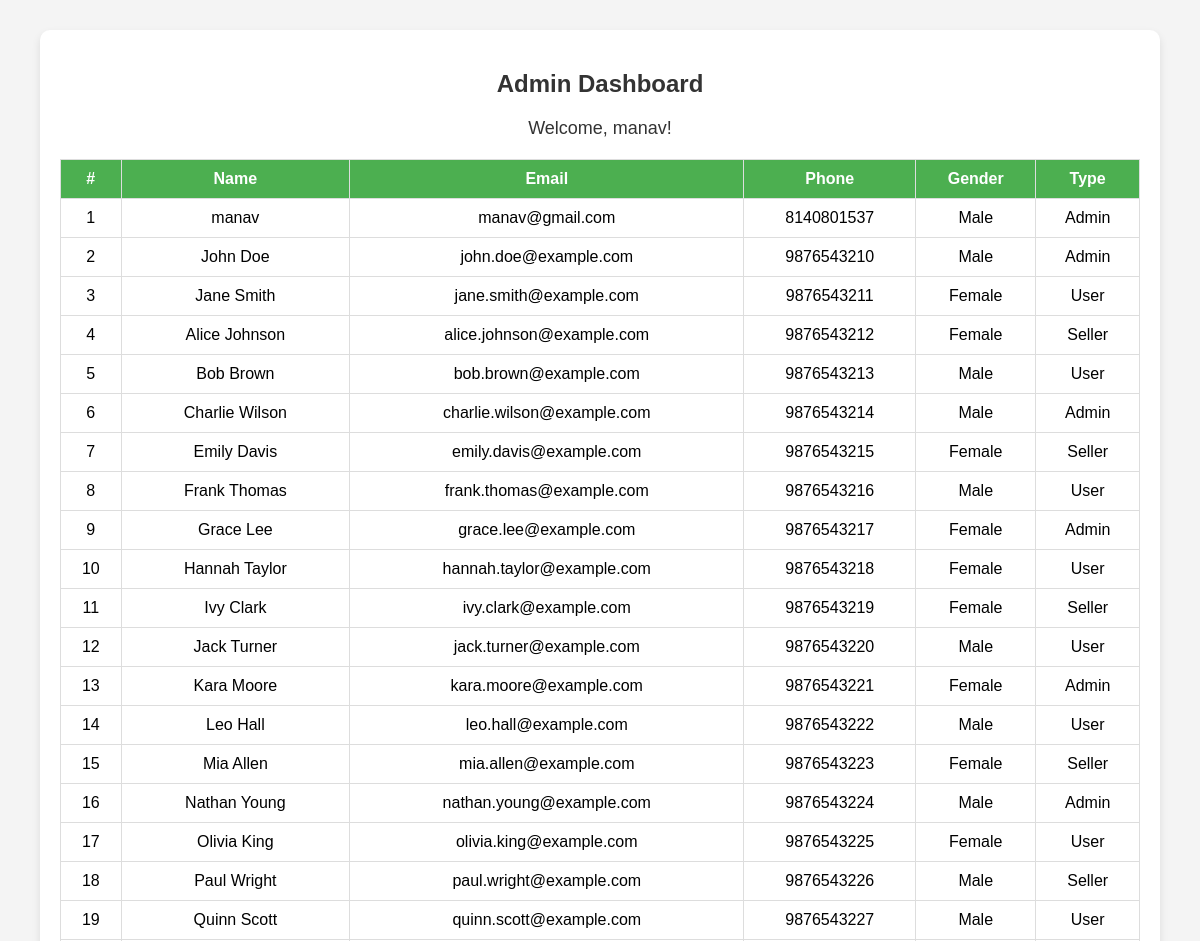
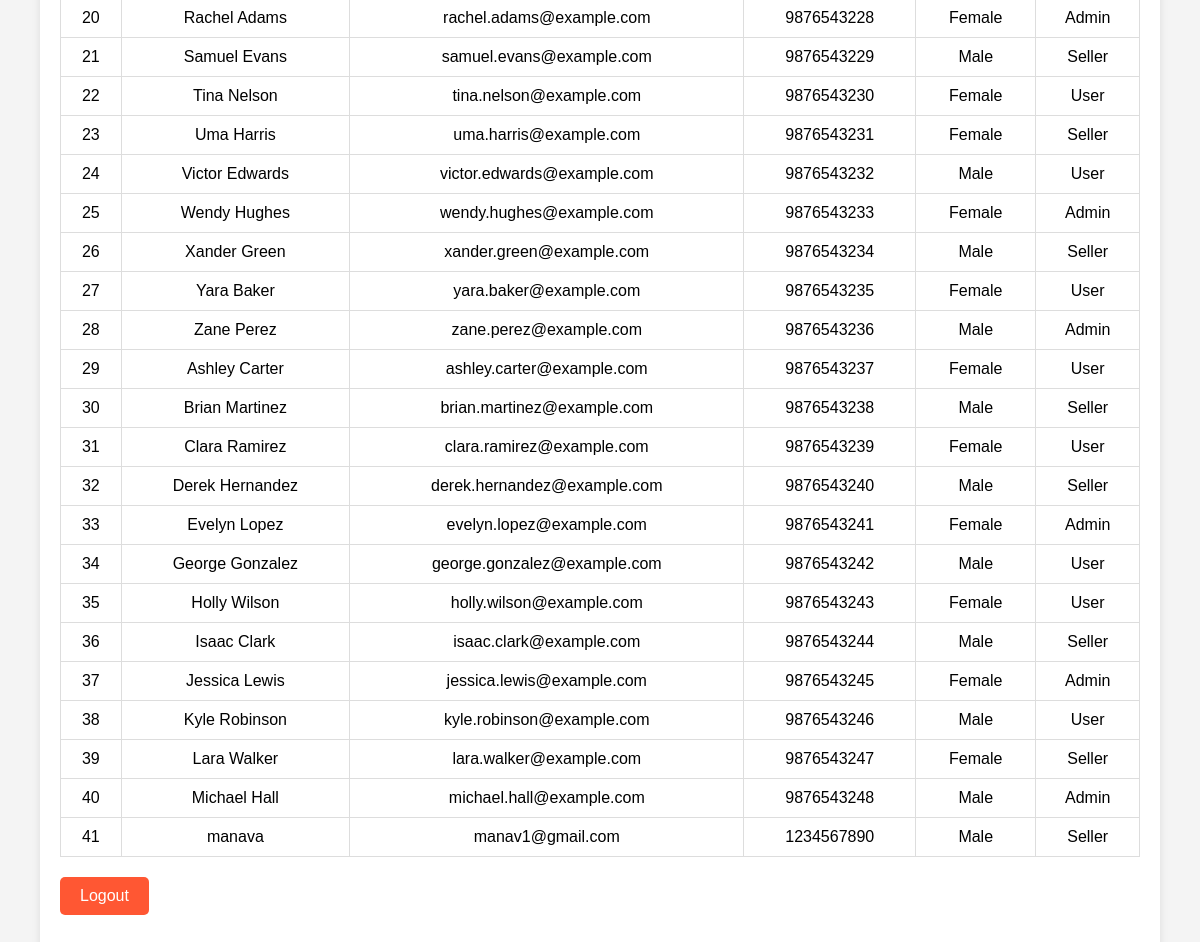
Screenshot of /Admin_welcome.php (signed in) with the database file from the repository (2 pictures, top to bottom).
### tables this page shows
CREATE TABLE `tbl_user` (
  `user_id` int(10) NOT NULL,
  `user_name` varchar(50) NOT NULL,
  `user_email` varchar(50) NOT NULL,
  `user_phone` varchar(15) NOT NULL,
  `user_gender` int(1) NOT NULL,
  `user_type` int(1) NOT NULL,
  `user_password` varchar(50) NOT NULL
);

### Admin_welcome.php (the view, shortened to what this page needs)
<?php
include 'db_connect.php';
$admin_name = $_SESSION['user_name'];
$sql = "SELECT user_id, user_name, user_email, user_phone, user_gender, user_type
        FROM tbl_user";
$result = $conn->query($sql);
?>
<!DOCTYPE html>
<html lang="en">
<head>
</head>
<body>
<div class="container">
    <h2>Admin Dashboard</h2>
    <p class="welcome">Welcome, <?php echo htmlspecialchars($admin_name); ?>!</p>
    <?php if ($result->num_rows > 0): ?>
        <table id="myTable" class="display">
            <thead>
                <tr>
                    <th>#</th>
                    <th>Name</th>
                    <th>Email</th>
                    <th>Phone</th>
                    <th>Gender</th>
                    <th>Type</th>
                </tr>
            </thead>
            <tbody>
                <?php
                $counter = 1;
                while ($row = $result->fetch_assoc()): ?>
                    <tr>
                        <td><?php echo $counter++; ?></td>
                        <td><?php echo htmlspecialchars($row['user_name']); ?></td>
                        <td><?php echo htmlspecialchars($row['user_email']); ?></td>
                        <td><?php echo htmlspecialchars($row['user_phone']); ?></td>
                        <td><?php echo $row['user_gender'] == 0 ? "Male" : "Female"; ?></td>
                        <td>
                            <?php
                            switch ($row['user_type']) {
                                case 0:
                                    echo "Admin";
                                    break;
                                case 1:
                                    echo "User ";
                                    break;
                                case 2:
                                    echo "Seller";
                                    break;
                            }
                            ?>
                        </td>
                    </tr>
                <?php endwhile; ?>
            </tbody>
        </table>
    <?php else: ?>
        <p>No users found.</p>
    <?php endif; ?>
    <form method="post">
        <button class="logout-btn" type="submit" name="logout">Logout</button>
    </form>
</div>
<link rel="stylesheet" href="//cdn.datatables.net/2.2.1/css/dataTables.dataTables.min.css">
</body>
</html>

### Admin_welcome.php (style rules this page uses)
body { font-family: Arial, sans-serif; background-color: #f4f4f4; margin: 0; padding: 0; }
.container { width: 90%; margin: 30px auto; background-color: #fff; padding: 20px; border-radius: 10px; box-shadow: 0 4px 8px rgba(0, 0, 0, 0.1); }
h2 { text-align: center; color: #333; }
table { width: 100%; border-collapse: collapse; margin-top: 20px; }
table th, table td { border: 1px solid #ddd; padding: 10px; text-align: center; }
table th { background-color: #4CAF50; color: white; }
.logout-btn { display: inline-block; margin: 20px auto; padding: 10px 20px; font-size: 16px; background-color: #FF5733; color: white; text-decoration: none; border: none; border-radius: 5px; cursor: pointer; }
.welcome { text-align: center; margin-bottom: 20px; font-size: 18px; color: #333; }

### rows the page displays
tbl_user: user_name "manav", user_email "manav@gmail.com", user_phone "8140801537", user_gender "Male", user_type "Admin"
tbl_user: user_name "John Doe", user_email "john.doe@example.com", user_phone "9876543210", user_gender "Male", user_type "Admin"
tbl_user: user_name "Jane Smith", user_email "jane.smith@example.com", user_phone "9876543211", user_gender "Female", user_type "User"
tbl_user: user_name "Alice Johnson", user_email "alice.johnson@example.com", user_phone "9876543212", user_gender "Female", user_type "Seller"
tbl_user: user_name "Bob Brown", user_email "bob.brown@example.com", user_phone "9876543213", user_gender "Male", user_type "User"
tbl_user: user_name "Charlie Wilson", user_email "charlie.wilson@example.com", user_phone "9876543214", user_gender "Male", user_type "Admin"
tbl_user: user_name "Emily Davis", user_email "emily.davis@example.com", user_phone "9876543215", user_gender "Female", user_type "Seller"
tbl_user: user_name "Frank Thomas", user_email "frank.thomas@example.com", user_phone "9876543216", user_gender "Male", user_type "User"
tbl_user: user_name "Grace Lee", user_email "grace.lee@example.com", user_phone "9876543217", user_gender "Female", user_type "Admin"
tbl_user: user_name "Hannah Taylor", user_email "hannah.taylor@example.com", user_phone "9876543218", user_gender "Female", user_type "User"
tbl_user: user_name "Ivy Clark", user_email "ivy.clark@example.com", user_phone "9876543219", user_gender "Female", user_type "Seller"
tbl_user: user_name "Jack Turner", user_email "jack.turner@example.com", user_phone "9876543220", user_gender "Male", user_type "User"
tbl_user: user_name "Kara Moore", user_email "kara.moore@example.com", user_phone "9876543221", user_gender "Female", user_type "Admin"
tbl_user: user_name "Leo Hall", user_email "leo.hall@example.com", user_phone "9876543222", user_gender "Male", user_type "User"
tbl_user: user_name "Mia Allen", user_email "mia.allen@example.com", user_phone "9876543223", user_gender "Female", user_type "Seller"
tbl_user: user_name "Nathan Young", user_email "nathan.young@example.com", user_phone "9876543224", user_gender "Male", user_type "Admin"
tbl_user: user_name "Olivia King", user_email "olivia.king@example.com", user_phone "9876543225", user_gender "Female", user_type "User"
tbl_user: user_name "Paul Wright", user_email "paul.wright@example.com", user_phone "9876543226", user_gender "Male", user_type "Seller"
tbl_user: user_name "Quinn Scott", user_email "quinn.scott@example.com", user_phone "9876543227", user_gender "Male", user_type "User"
tbl_user: user_name "Rachel Adams", user_email "rachel.adams@example.com", user_phone "9876543228", user_gender "Female", user_type "Admin"
tbl_user: user_name "Samuel Evans", user_email "samuel.evans@example.com", user_phone "9876543229", user_gender "Male", user_type "Seller"
tbl_user: user_name "Tina Nelson", user_email "tina.nelson@example.com", user_phone "9876543230", user_gender "Female", user_type "User"
tbl_user: user_name "Uma Harris", user_email "uma.harris@example.com", user_phone "9876543231", user_gender "Female", user_type "Seller"
tbl_user: user_name "Victor Edwards", user_email "victor.edwards@example.com", user_phone "9876543232", user_gender "Male", user_type "User"
tbl_user: user_name "Wendy Hughes", user_email "wendy.hughes@example.com", user_phone "9876543233", user_gender "Female", user_type "Admin"
tbl_user: user_name "Xander Green", user_email "xander.green@example.com", user_phone "9876543234", user_gender "Male", user_type "Seller"
tbl_user: user_name "Yara Baker", user_email "yara.baker@example.com", user_phone "9876543235", user_gender "Female", user_type "User"
tbl_user: user_name "Zane Perez", user_email "zane.perez@example.com", user_phone "9876543236", user_gender "Male", user_type "Admin"
tbl_user: user_name "Ashley Carter", user_email "ashley.carter@example.com", user_phone "9876543237", user_gender "Female", user_type "User"
tbl_user: user_name "Brian Martinez", user_email "brian.martinez@example.com", user_phone "9876543238", user_gender "Male", user_type "Seller"
tbl_user: user_name "Clara Ramirez", user_email "clara.ramirez@example.com", user_phone "9876543239", user_gender "Female", user_type "User"
tbl_user: user_name "Derek Hernandez", user_email "derek.hernandez@example.com", user_phone "9876543240", user_gender "Male", user_type "Seller"
tbl_user: user_name "Evelyn Lopez", user_email "evelyn.lopez@example.com", user_phone "9876543241", user_gender "Female", user_type "Admin"
tbl_user: user_name "George Gonzalez", user_email "george.gonzalez@example.com", user_phone "9876543242", user_gender "Male", user_type "User"
tbl_user: user_name "Holly Wilson", user_email "holly.wilson@example.com", user_phone "9876543243", user_gender "Female", user_type "User"
tbl_user: user_name "Isaac Clark", user_email "isaac.clark@example.com", user_phone "9876543244", user_gender "Male", user_type "Seller"
tbl_user: user_name "Jessica Lewis", user_email "jessica.lewis@example.com", user_phone "9876543245", user_gender "Female", user_type "Admin"
tbl_user: user_name "Kyle Robinson", user_email "kyle.robinson@example.com", user_phone "9876543246", user_gender "Male", user_type "User"
tbl_user: user_name "Lara Walker", user_email "lara.walker@example.com", user_phone "9876543247", user_gender "Female", user_type "Seller"
tbl_user: user_name "Michael Hall", user_email "michael.hall@example.com", user_phone "9876543248", user_gender "Male", user_type "Admin"
tbl_user: user_name "manava", user_email "manav1@gmail.com", user_phone "1234567890", user_gender "Male", user_type "Seller"

### other values shown
$admin_name "manav"
